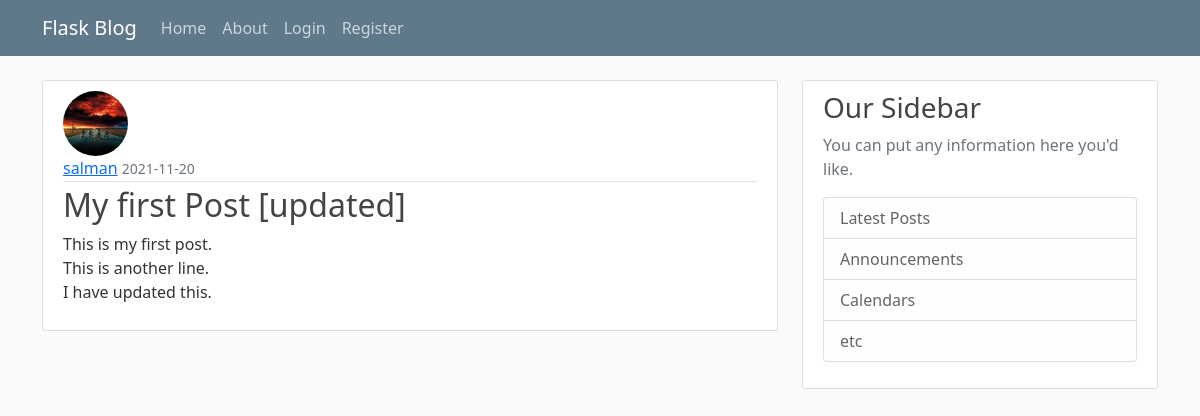
/post/1, run on the app's committed database.
### flaskblog/models.py (models this page shows, shortened)
class User(flaskblog.db.Model, UserMixin):
    id = flaskblog.db.Column(flaskblog.db.Integer, primary_key=True)
    username = flaskblog.db.Column(
        flaskblog.db.String(20), unique=True, nullable=False)
    email = flaskblog.db.Column(
        flaskblog.db.String(120), unique=True, nullable=False)
    image_file = flaskblog.db.Column(
        flaskblog.db.String(20), nullable=False, default="default.jpg")  # going to be hashed
    password = flaskblog.db.Column(flaskblog.db.String(60), nullable=False)
    posts = flaskblog.db.relationship("Post", backref="author", lazy=True)

class Post(flaskblog.db.Model):
    id = flaskblog.db.Column(flaskblog.db.Integer, primary_key=True)
    title = flaskblog.db.Column(flaskblog.db.String(100), nullable=False)
    date_posted = flaskblog.db.Column(
        flaskblog.db.DateTime, nullable=False, default=datetime.utcnow)
    content = flaskblog.db.Column(flaskblog.db.Text, nullable=False)
    user_id = flaskblog.db.Column(flaskblog.db.Integer, flaskblog.db.ForeignKey(
        "user.id"), nullable=False)

### flaskblog/routes.py (the view)
@flaskblog.app.route("/post/<int:post_id>")  # variables of int type in route
def post(post_id):
    post = Post.query.get_or_404(
        post_id)  # if it does not exist return 404. If exists, render a template with that post
    return flask.render_template("post.html", title=post.title, post=post)

### flaskblog/templates/post.html (shortened to what this page needs)
{% extends "layout.html" %} {% block content %}
<article class="media content-section">
	<img
		class="rounded-circle article-img"
		src="{{url_for('static', filename='profile_pics/' + post.author.image_file)}}"
	/>
	<div class="media-body">
		<div class="article-metadata">
			<a class="mr-2" href="#">{{ post.author.username }}</a>
			<small class="text-muted"
				>{{ post.date_posted.strftime("%Y-%m-%d") }}</small
			>
		</div>
		<h2 class="article-title">{{ post.title }}</h2>
		<p class="article-content">{{ post.content }}</p>
	</div>
</article>
{% endblock content %}

### flaskblog/static/main.css (style rules this page uses)
body { background: #fafafa; color: #333333; margin-top: 5rem; }
h1, h2, h3, h4, h5, h6 { color: #444444; }
.content-section { background: #ffffff; padding: 10px 20px; border: 1px solid #dddddd; border-radius: 3px; margin-bottom: 20px; }
.article-title { color: #444444; }
.article-content { white-space: pre-line; }
.article-img { height: 65px; width: 65px; margin-right: 16px; }
.article-metadata { padding-bottom: 1px; margin-bottom: 4px; border-bottom: 1px solid #e3e3e3 }

### data on the page
User: image_file (picture), author.username "salman"
Post: date_posted "2021-11-20", title "My first Post [updated]", content "This is my first post. This is another line. I have updated this."
